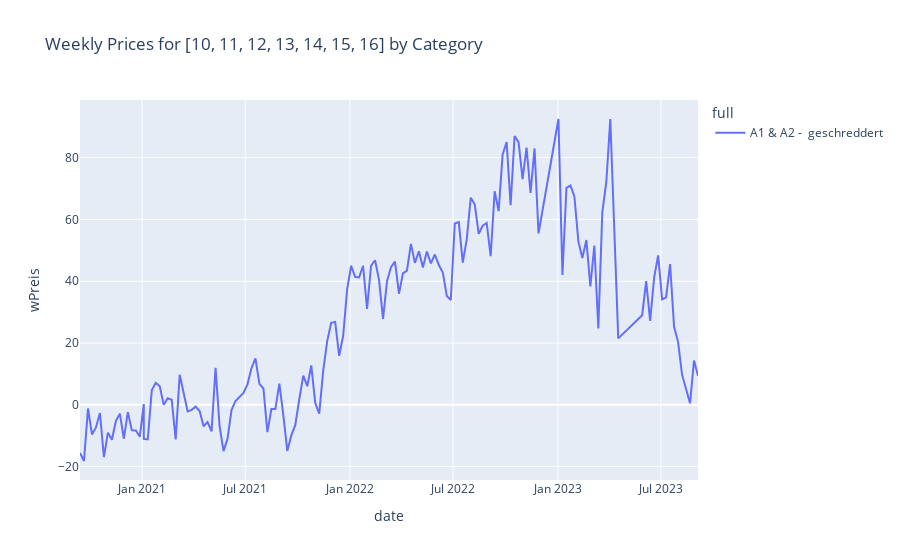

Notebook code cell kept with this figure:
### Code cell
fig = px.line(TS5, x='date', y='wPreis', color='full', title='Weekly Prices for [10, 11, 12, 13, 14, 15, 16] by Category')
fig.show()

### Figure 1 — Plotly figure (JSON) as saved in the notebook; plotly's stock layout.template omitted (floating-point values rounded to 4 significant figures; data arrays with more than 128 entries replaced by an {"elided": "..."} marker saying what was removed)
{"data": [{"hovertemplate": "full=A1 & A2 -  geschreddert<br>date=%{x}<br>wPreis=%{y}<extra></extra>", "legendgroup": "A1 & A2 -  geschreddert", "line": {"color": "#636efa", "dash": "solid"}, "marker": {"symbol": "circle"}, "mode": "lines", "name": "A1 & A2 -  geschreddert", "orientation": "v", "showlegend": true, "type": "scatter", "x": {"elided": "144 str values"}, "xaxis": "x", "y": {"elided": "144 float values"}, "yaxis": "y"}], "layout": {"legend": {"title": {"text": "full"}, "tracegroupgap": 0}, "title": {"text": "Weekly Prices for [10, 11, 12, 13, 14, 15, 16] by Category"}, "xaxis": {"anchor": "y", "domain": [0, 1], "title": {"text": "date"}}, "yaxis": {"anchor": "x", "domain": [0, 1], "title": {"text": "wPreis"}}}}
